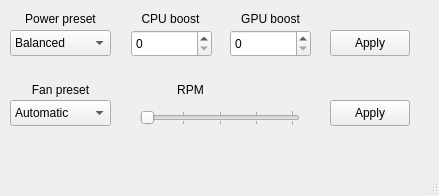
<?xml version="1.0" encoding="UTF-8"?>
<ui version="4.0">
 <class>MainWindow</class>
 <widget class="QMainWindow" name="MainWindow">
  <property name="geometry">
   <rect>
    <x>0</x>
    <y>0</y>
    <width>439</width>
    <height>196</height>
   </rect>
  </property>
  <property name="windowTitle">
   <string>MainWindow</string>
  </property>
  <widget class="QWidget" name="centralwidget">
   <widget class="QComboBox" name="power_preset">
    <property name="geometry">
     <rect>
      <x>10</x>
      <y>30</y>
      <width>101</width>
      <height>26</height>
     </rect>
    </property>
    <item>
     <property name="text">
      <string>Balanced</string>
     </property>
    </item>
    <item>
     <property name="text">
      <string>Gaming</string>
     </property>
    </item>
    <item>
     <property name="text">
      <string>Creative</string>
     </property>
    </item>
    <item>
     <property name="text">
      <string>Custom</string>
     </property>
    </item>
   </widget>
   <widget class="QLabel" name="label_power">
    <property name="geometry">
     <rect>
      <x>10</x>
      <y>10</y>
      <width>101</width>
      <height>18</height>
     </rect>
    </property>
    <property name="text">
     <string>Power preset</string>
    </property>
    <property name="alignment">
     <set>Qt::AlignCenter</set>
    </property>
   </widget>
   <widget class="QLabel" name="label_CPU">
    <property name="geometry">
     <rect>
      <x>130</x>
      <y>10</y>
      <width>81</width>
      <height>18</height>
     </rect>
    </property>
    <property name="text">
     <string>CPU boost</string>
    </property>
    <property name="alignment">
     <set>Qt::AlignCenter</set>
    </property>
   </widget>
   <widget class="QSpinBox" name="power_CPU">
    <property name="geometry">
     <rect>
      <x>131</x>
      <y>30</y>
      <width>81</width>
      <height>27</height>
     </rect>
    </property>
    <property name="maximum">
     <number>3</number>
    </property>
   </widget>
   <widget class="QSpinBox" name="power_GPU">
    <property name="geometry">
     <rect>
      <x>230</x>
      <y>30</y>
      <width>81</width>
      <height>27</height>
     </rect>
    </property>
    <property name="maximum">
     <number>2</number>
    </property>
   </widget>
   <widget class="QLabel" name="label_GPU">
    <property name="geometry">
     <rect>
      <x>230</x>
      <y>10</y>
      <width>81</width>
      <height>18</height>
     </rect>
    </property>
    <property name="text">
     <string>GPU boost</string>
    </property>
    <property name="alignment">
     <set>Qt::AlignCenter</set>
    </property>
   </widget>
   <widget class="QPushButton" name="power_apply">
    <property name="geometry">
     <rect>
      <x>330</x>
      <y>30</y>
      <width>80</width>
      <height>26</height>
     </rect>
    </property>
    <property name="text">
     <string>Apply</string>
    </property>
   </widget>
   <widget class="QLabel" name="fan_label">
    <property name="geometry">
     <rect>
      <x>10</x>
      <y>80</y>
      <width>101</width>
      <height>20</height>
     </rect>
    </property>
    <property name="text">
     <string>Fan preset</string>
    </property>
    <property name="alignment">
     <set>Qt::AlignCenter</set>
    </property>
   </widget>
   <widget class="QComboBox" name="fan_preset">
    <property name="geometry">
     <rect>
      <x>10</x>
      <y>100</y>
      <width>101</width>
      <height>26</height>
     </rect>
    </property>
    <item>
     <property name="text">
      <string>Automatic</string>
     </property>
    </item>
    <item>
     <property name="text">
      <string>Manual</string>
     </property>
    </item>
   </widget>
   <widget class="QLabel" name="fan_label_rpm">
    <property name="geometry">
     <rect>
      <x>140</x>
      <y>80</y>
      <width>101</width>
      <height>20</height>
     </rect>
    </property>
    <property name="text">
     <string>RPM</string>
    </property>
    <property name="alignment">
     <set>Qt::AlignCenter</set>
    </property>
   </widget>
   <widget class="QPushButton" name="fan_apply">
    <property name="geometry">
     <rect>
      <x>330</x>
      <y>100</y>
      <width>80</width>
      <height>26</height>
     </rect>
    </property>
    <property name="text">
     <string>Apply</string>
    </property>
   </widget>
   <widget class="QSlider" name="fan_rpm">
    <property name="geometry">
     <rect>
      <x>140</x>
      <y>110</y>
      <width>160</width>
      <height>16</height>
     </rect>
    </property>
    <property name="minimum">
     <number>1</number>
    </property>
    <property name="maximum">
     <number>5</number>
    </property>
    <property name="singleStep">
     <number>1</number>
    </property>
    <property name="pageStep">
     <number>1</number>
    </property>
    <property name="tracking">
     <bool>true</bool>
    </property>
    <property name="orientation">
     <enum>Qt::Horizontal</enum>
    </property>
    <property name="tickPosition">
     <enum>QSlider::TicksBothSides</enum>
    </property>
   </widget>
   <widget class="QLabel" name="fan_rpmDisplay">
    <property name="geometry">
     <rect>
      <x>240</x>
      <y>80</y>
      <width>61</width>
      <height>20</height>
     </rect>
    </property>
    <property name="text">
     <string/>
    </property>
    <property name="alignment">
     <set>Qt::AlignRight|Qt::AlignTrailing|Qt::AlignVCenter</set>
    </property>
   </widget>
  </widget>
  <widget class="QMenuBar" name="menubar">
   <property name="geometry">
    <rect>
     <x>0</x>
     <y>0</y>
     <width>439</width>
     <height>23</height>
    </rect>
   </property>
  </widget>
  <widget class="QStatusBar" name="statusbar"/>
 </widget>
 <resources/>
 <connections/>
</ui>
